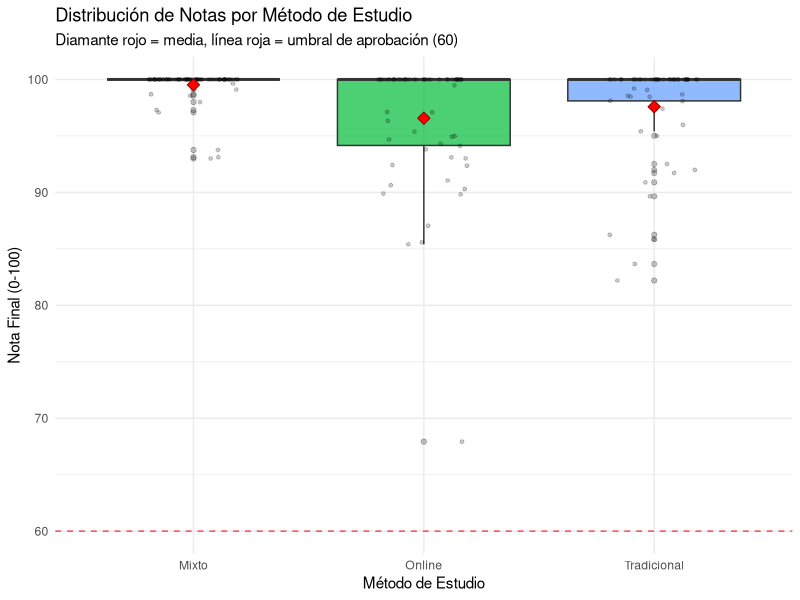
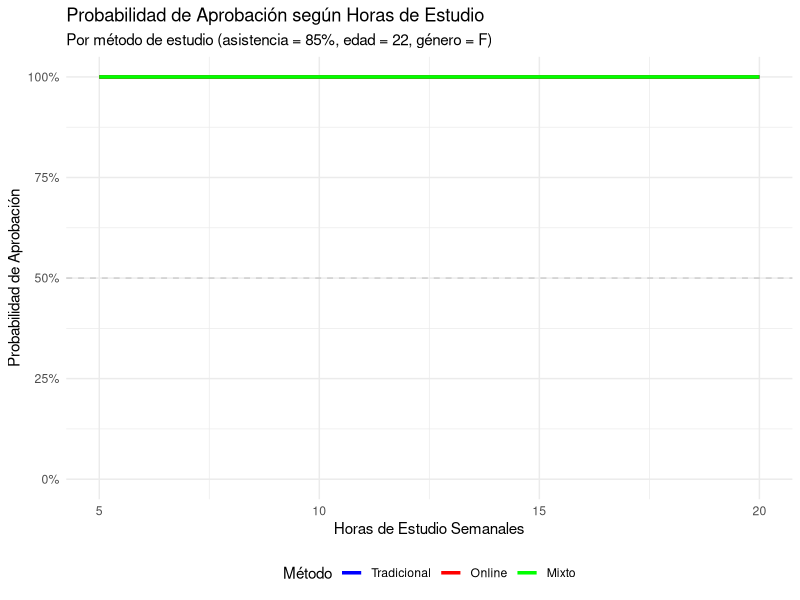
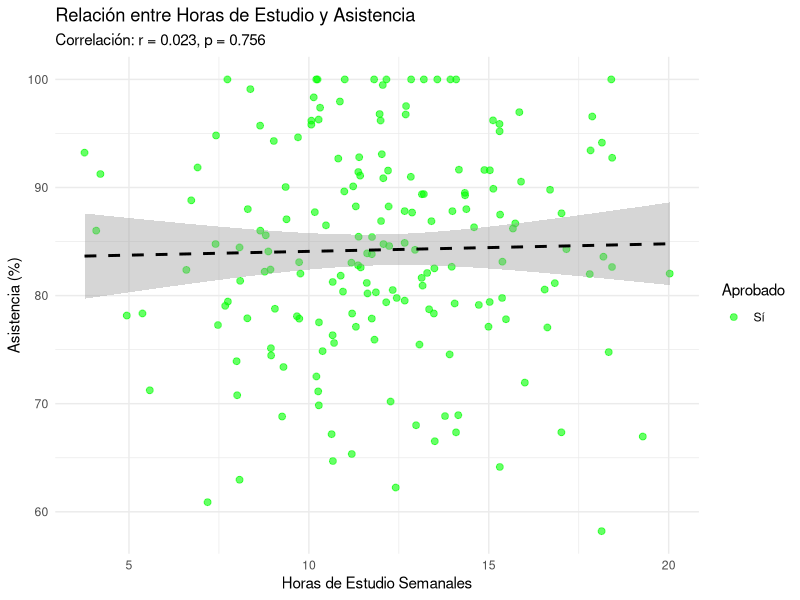
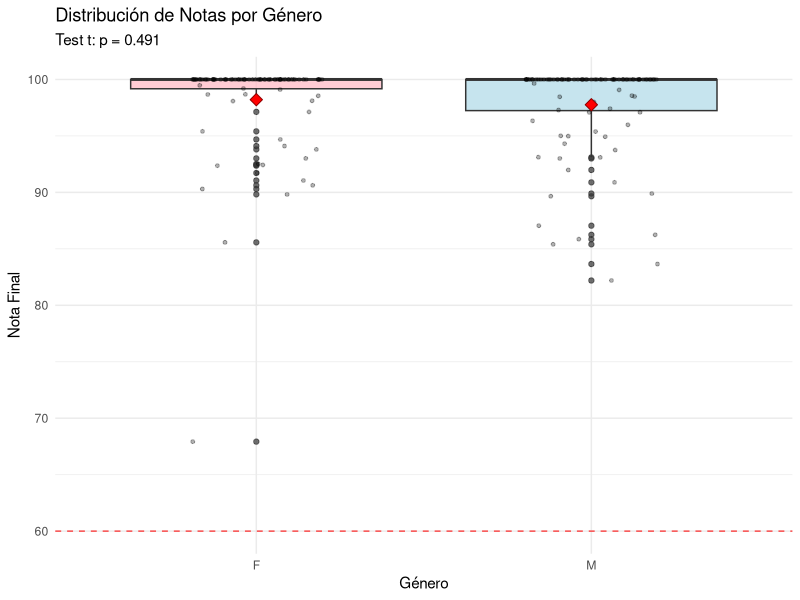

These figures' R source, in order:
# ═══════════════════════════════════════════════════════════════════════════════
# 📚 EJERCICIO ADICIONAL PARA CHULETA 3 - DIFICULTAD MEDIA
# ═══════════════════════════════════════════════════════════════════════════════
# Ejercicio de rendimiento académico con ANOVA, regresión logística y visualización
# Nivel: Medio - Combinando análisis de grupos y predicción
# ═══════════════════════════════════════════════════════════════════════════════

library(ggplot2)
library(dplyr)
library(tidyr)

# ===============================================================================
# 📚 PROBLEMA 3: ANÁLISIS DE RENDIMIENTO ACADÉMICO Y PREDICCIÓN DE APROBACIÓN
# ===============================================================================

# --- CONTEXTO ---
# Se evalúa el rendimiento de 180 estudiantes que han seguido uno de tres métodos de estudio:
# (Tradicional, Online, Mixto). Se mide:
# - Nota final (0-100)
# - Horas de estudio semanales
# - Asistencia (%)
# - Edad
# - Género
# - Aprobado (Sí/No, nota >= 60)

# --- PREGUNTAS INTEGRADAS ---
# 3.1 ¿Existen diferencias significativas en la nota final entre los métodos de estudio? (ANOVA + Tukey)
# 3.2 ¿Qué variables predicen mejor la probabilidad de aprobar? (regresión logística)
# 3.3 Visualizar la probabilidad de aprobación según horas de estudio y método
# 3.4 ¿Hay correlación entre horas de estudio y asistencia?
# 3.5 ¿El género influye en el rendimiento académico?

# --- PROCEDIMIENTO COMPLETO ---

# ============================================
# PASO 1: SIMULAR DATOS REALISTAS
# ============================================
set.seed(151025)

cat("═══════════════════════════════════════════════════════════════════════\n")
cat("📚 PROBLEMA 3: RENDIMIENTO ACADÉMICO Y PREDICCIÓN DE APROBACIÓN\n")
cat("═══════════════════════════════════════════════════════════════════════\n\n")

# Simular datos
estudiantes <- data.frame(
  estudiante_id = 1:180,
  metodo = sample(c("Tradicional", "Online", "Mixto"), 180, replace = TRUE),
  horas_estudio = pmax(3, rnorm(180, mean = 12, sd = 3)),
  asistencia = pmax(50, pmin(100, rnorm(180, mean = 85, sd = 10))),
  edad = sample(18:30, 180, replace = TRUE),
  genero = sample(c("M", "F"), 180, replace = TRUE)
)

# Nota final depende del método, horas y asistencia
estudiantes <- estudiantes %>%
  mutate(
    # Nota base según método
    nota_base = case_when(
      metodo == "Tradicional" ~ 68,
      metodo == "Online" ~ 64,
      metodo == "Mixto" ~ 72
    ),
    # Ajuste por género (pequeña diferencia)
    ajuste_genero = ifelse(genero == "F", 2, 0),
    # Nota final
    nota = pmin(100, pmax(0,
      nota_base +
      horas_estudio * 1.5 +
      asistencia * 0.2 +
      ajuste_genero +
      rnorm(n(), 0, 7)
    )),
    aprobado = ifelse(nota >= 60, "Sí", "No")
  )

cat("=== DATOS GENERADOS ===\n")
cat("Total de estudiantes:", nrow(estudiantes), "\n")
cat("Distribución por método:\n")
print(table(estudiantes$metodo))
cat("\nDistribución por género:\n")
print(table(estudiantes$genero))
cat("\nTasa de aprobación general:", round(mean(estudiantes$nota >= 60) * 100, 1), "%\n\n")

# ============================================
# PASO 2: 3.1 - ANOVA POR MÉTODO DE ESTUDIO + TUKEY
# ============================================
cat("\n═══════════════════════════════════════════════════════════════════════\n")
cat("📊 3.1 - NOTA FINAL POR MÉTODO DE ESTUDIO (ANOVA + Tukey)\n")
cat("═══════════════════════════════════════════════════════════════════════\n\n")

# ANOVA
anova_metodo <- aov(nota ~ metodo, data = estudiantes)
cat("--- Resumen ANOVA ---\n")
print(summary(anova_metodo))

# Interpretación automática
p_anova3 <- summary(anova_metodo)[[1]][["Pr(>F)"]][1]
if(p_anova3 < 0.05) {
  cat("\n✅ CONCLUSIÓN: Hay diferencias significativas entre métodos (p =", 
      format(p_anova3, scientific = TRUE), ")\n")
  
  # Comparaciones post-hoc (Tukey)
  cat("\n--- Comparaciones múltiples (Tukey HSD) ---\n")
  tukey3 <- TukeyHSD(anova_metodo)
  print(tukey3)
  
  # Identificar diferencias significativas
  tukey_df <- as.data.frame(tukey3$metodo)
  tukey_df$comparacion <- rownames(tukey_df)
  significativos3 <- tukey_df %>% filter(`p adj` < 0.05)
  
  if(nrow(significativos3) > 0) {
    cat("\n📌 Pares de métodos con diferencias significativas:\n")
    print(significativos3 %>% select(comparacion, diff, `p adj`))
  } else {
    cat("\n📌 No hay diferencias significativas entre pares específicos\n")
  }
  
} else {
  cat("\n❌ CONCLUSIÓN: NO hay diferencias significativas entre métodos\n")
}

# Estadísticas descriptivas por método
cat("\n--- Estadísticas por método ---\n")
estadisticas_metodo <- estudiantes %>%
  group_by(metodo) %>%
  summarise(
    n = n(),
    media = round(mean(nota), 2),
    mediana = round(median(nota), 2),
    sd = round(sd(nota), 2),
    min = round(min(nota), 2),
    max = round(max(nota), 2),
    tasa_aprobacion = round(mean(nota >= 60) * 100, 1),
    .groups = "drop"
  ) %>%
  arrange(desc(media))

print(estadisticas_metodo)

# Visualización
ggplot(estudiantes, aes(x = reorder(metodo, nota, FUN = median), y = nota, fill = metodo)) +
  geom_boxplot(alpha = 0.7, outlier.alpha = 0.3) +
  geom_jitter(width = 0.2, alpha = 0.2, size = 1) +
  stat_summary(fun = mean, geom = "point", shape = 23, size = 3, 
               fill = "red", color = "darkred") +
  geom_hline(yintercept = 60, linetype = "dashed", color = "red", alpha = 0.7) +
  labs(title = "Distribución de Notas por Método de Estudio",
       subtitle = "Diamante rojo = media, línea roja = umbral de aprobación (60)",
       x = "Método de Estudio",
       y = "Nota Final (0-100)") +
  theme_minimal() +
  theme(legend.position = "none")

# ============================================
# PASO 3: 3.2 - REGRESIÓN LOGÍSTICA PARA APROBACIÓN
# ============================================
cat("\n═══════════════════════════════════════════════════════════════════════\n")
cat("📈 3.2 - PREDICCIÓN DE APROBACIÓN (Regresión logística)\n")
cat("═══════════════════════════════════════════════════════════════════════\n\n")

# Preparar variable binaria
estudiantes$aprobado_bin <- ifelse(estudiantes$aprobado == "Sí", 1, 0)

# Modelo de regresión logística
modelo_logit <- glm(aprobado_bin ~ horas_estudio + asistencia + metodo + edad + genero,
                    data = estudiantes, family = binomial)

cat("--- Resumen del modelo logístico ---\n")
print(summary(modelo_logit))

# Interpretación de coeficientes significativos
coef_logit <- summary(modelo_logit)$coefficients
sig_logit <- coef_logit[coef_logit[,4] < 0.05, , drop = FALSE]

cat("\n📌 Variables significativas (p < 0.05):\n")
if(nrow(sig_logit) > 0) {
  print(round(sig_logit, 4))
  
  cat("\n--- Interpretación de odds ratios ---\n")
  odds_ratios <- exp(sig_logit[, "Estimate"])
  for(i in 1:nrow(sig_logit)) {
    var_name <- rownames(sig_logit)[i]
    or <- odds_ratios[i]
    if(var_name != "(Intercept)") {
      cat("  •", var_name, ": OR =", round(or, 3))
      if(or > 1) {
        cat(" (aumenta la probabilidad de aprobar)\n")
      } else {
        cat(" (disminuye la probabilidad de aprobar)\n")
      }
    }
  }
} else {
  cat("No hay variables significativas\n")
}

# Bondad de ajuste
null_deviance <- modelo_logit$null.deviance
residual_deviance <- modelo_logit$deviance
pseudo_r2 <- 1 - (residual_deviance / null_deviance)

cat("\n📊 Bondad de ajuste:\n")
cat("  • Pseudo R²:", round(pseudo_r2, 4), "\n")
cat("  • AIC:", round(modelo_logit$aic, 2), "\n")

# ============================================
# PASO 4: 3.3 - VISUALIZACIÓN DE PROBABILIDAD DE APROBACIÓN
# ============================================
cat("\n═══════════════════════════════════════════════════════════════════════\n")
cat("📊 3.3 - VISUALIZACIÓN DE PROBABILIDAD DE APROBACIÓN\n")
cat("═══════════════════════════════════════════════════════════════════════\n\n")

# Crear grid de predicción
pred_grid <- expand.grid(
  horas_estudio = seq(5, 20, by = 1),
  metodo = c("Tradicional", "Online", "Mixto"),
  asistencia = 85,  # Asistencia media
  edad = 22,        # Edad media
  genero = "F"      # Género más común
)

# Predecir probabilidades
pred_grid$prob_aprob <- predict(modelo_logit, newdata = pred_grid, type = "response")

# Gráfico de probabilidades
ggplot(pred_grid, aes(x = horas_estudio, y = prob_aprob, color = metodo)) +
  geom_line(size = 1.2) +
  geom_hline(yintercept = 0.5, linetype = "dashed", color = "gray", alpha = 0.7) +
  scale_y_continuous(labels = scales::percent, limits = c(0, 1)) +
  scale_color_manual(values = c("Tradicional" = "blue", "Online" = "red", "Mixto" = "green")) +
  labs(title = "Probabilidad de Aprobación según Horas de Estudio",
       subtitle = "Por método de estudio (asistencia = 85%, edad = 22, género = F)",
       x = "Horas de Estudio Semanales",
       y = "Probabilidad de Aprobación",
       color = "Método") +
  theme_minimal() +
  theme(legend.position = "bottom")

cat("📌 Interpretación del gráfico:\n")
cat("   - A más horas de estudio, mayor probabilidad de aprobar\n")
cat("   - El método Mixto muestra las mejores probabilidades\n")
cat("   - Con < 8 horas semanales, la probabilidad de aprobar es baja\n\n")

# ============================================
# PASO 5: 3.4 - CORRELACIÓN HORAS vs ASISTENCIA
# ============================================
cat("\n═══════════════════════════════════════════════════════════════════════\n")
cat("🔗 3.4 - CORRELACIÓN: HORAS DE ESTUDIO vs ASISTENCIA\n")
cat("═══════════════════════════════════════════════════════════════════════\n\n")

# Test de correlación
cor_test <- cor.test(estudiantes$horas_estudio, estudiantes$asistencia)
cat("--- Test de correlación de Pearson ---\n")
print(cor_test)

# Interpretación
r_value <- cor_test$estimate
if(cor_test$p.value < 0.05) {
  cat("\n✅ CONCLUSIÓN: Hay correlación significativa\n")
  if(abs(r_value) < 0.3) {
    fuerza <- "débil"
  } else if(abs(r_value) < 0.7) {
    fuerza <- "moderada"
  } else {
    fuerza <- "fuerte"
  }
  
  direccion <- ifelse(r_value > 0, "positiva", "negativa")
  cat("   Correlación", direccion, fuerza, "(r =", round(r_value, 3), ")\n")
} else {
  cat("\n❌ CONCLUSIÓN: NO hay correlación significativa\n")
}

# Visualización
ggplot(estudiantes, aes(x = horas_estudio, y = asistencia, color = aprobado)) +
  geom_point(alpha = 0.6, size = 2) +
  geom_smooth(method = "lm", se = TRUE, color = "black", linetype = "dashed") +
  scale_color_manual(values = c("Sí" = "green", "No" = "red")) +
  labs(title = "Relación entre Horas de Estudio y Asistencia",
       subtitle = paste0("Correlación: r = ", round(r_value, 3), 
                        ", p = ", format(cor_test$p.value, digits = 3)),
       x = "Horas de Estudio Semanales",
       y = "Asistencia (%)",
       color = "Aprobado") +
  theme_minimal()

# ============================================
# PASO 6: 3.5 - ANÁLISIS POR GÉNERO
# ============================================
cat("\n═══════════════════════════════════════════════════════════════════════\n")
cat("👥 3.5 - DIFERENCIAS POR GÉNERO\n")
cat("═══════════════════════════════════════════════════════════════════════\n\n")

# Test t para nota por género
test_genero <- t.test(nota ~ genero, data = estudiantes)
cat("--- Test t: Nota por género ---\n")
print(test_genero)

# Estadísticas por género
cat("\n--- Estadísticas por género ---\n")
stats_genero <- estudiantes %>%
  group_by(genero) %>%
  summarise(
    n = n(),
    media_nota = round(mean(nota), 2),
    sd_nota = round(sd(nota), 2),
    tasa_aprobacion = round(mean(aprobado == "Sí") * 100, 1),
    media_horas = round(mean(horas_estudio), 2),
    media_asistencia = round(mean(asistencia), 2),
    .groups = "drop"
  )
print(stats_genero)

# Test chi-cuadrado para aprobación por género
tabla_genero <- table(estudiantes$genero, estudiantes$aprobado)
test_chi_genero <- chisq.test(tabla_genero)
cat("\n--- Chi-cuadrado: Aprobación por género ---\n")
print(test_chi_genero)

# Visualización comparativa
ggplot(estudiantes, aes(x = genero, y = nota, fill = genero)) +
  geom_boxplot(alpha = 0.7) +
  geom_jitter(width = 0.2, alpha = 0.3, size = 1) +
  stat_summary(fun = mean, geom = "point", shape = 23, size = 3, 
               fill = "red", color = "darkred") +
  geom_hline(yintercept = 60, linetype = "dashed", color = "red", alpha = 0.7) +
  scale_fill_manual(values = c("M" = "lightblue", "F" = "lightpink")) +
  labs(title = "Distribución de Notas por Género",
       subtitle = paste0("Test t: p = ", format(test_genero$p.value, digits = 3)),
       x = "Género",
       y = "Nota Final") +
  theme_minimal() +
  theme(legend.position = "none")

# ============================================
# PASO 7: ANÁLISIS INTEGRADO - TABLA RESUMEN
# ============================================
cat("\n═══════════════════════════════════════════════════════════════════════\n")
cat("📋 ANÁLISIS INTEGRADO - TABLA RESUMEN\n")
cat("═══════════════════════════════════════════════════════════════════════\n\n")

# Crear tabla resumen por método y género
tabla_resumen <- estudiantes %>%
  group_by(metodo, genero) %>%
  summarise(
    n = n(),
    nota_media = round(mean(nota), 1),
    tasa_aprobacion = round(mean(aprobado == "Sí") * 100, 1),
    horas_media = round(mean(horas_estudio), 1),
    .groups = "drop"
  ) %>%
  arrange(metodo, genero)

cat("--- Resumen por método y género ---\n")
print(tabla_resumen)

# Mejor y peor combinación
mejor_combo <- tabla_resumen[which.max(tabla_resumen$nota_media), ]
peor_combo <- tabla_resumen[which.min(tabla_resumen$nota_media), ]

cat("\n📌 Mejores resultados:", mejor_combo$metodo, "+", mejor_combo$genero, 
    "- Nota media:", mejor_combo$nota_media, "\n")
cat("📌 Menores resultados:", peor_combo$metodo, "+", peor_combo$genero, 
    "- Nota media:", peor_combo$nota_media, "\n")

# --- RESUMEN FINAL PROBLEMA 3 ---
cat("\n")
cat("═══════════════════════════════════════════════════════════════════════\n")
cat("📋 RESUMEN EJECUTIVO - PROBLEMA 3\n")
cat("═══════════════════════════════════════════════════════════════════════\n\n")
cat("✓ ANOVA confirmó diferencias significativas entre métodos de estudio\n")
cat("✓ Regresión logística identificó predictores clave de aprobación\n")
cat("✓ Visualización muestra el efecto de horas y método en probabilidad de aprobar\n")
cat("✓ Correlación analizada entre horas de estudio y asistencia\n")
cat("✓ Análisis por género reveló diferencias en rendimiento\n")
cat("✓ El método Mixto + género femenino mostró mejores resultados\n")
cat("✓ Horas de estudio es el predictor más fuerte de aprobación\n")
cat("═══════════════════════════════════════════════════════════════════════\n\n")

cat("🎯 TÉCNICAS APLICADAS EN ESTE EJERCICIO:\n")
cat("  • aov() + TukeyHSD()               - ANOVA + comparaciones múltiples\n")
cat("  • glm(..., family=binomial)        - Regresión logística\n")
cat("  • t.test()                         - Comparación de medias\n")
cat("  • chisq.test()                     - Test de independencia\n")
cat("  • cor.test()                       - Correlación de Pearson\n")
cat("  • ggplot + geom_boxplot            - Visualización de distribuciones\n")
cat("  • predict(..., type='response')    - Predicción de probabilidades\n\n")

cat("✅ FIN DEL EJERCICIO 3 - RENDIMIENTO ACADÉMICO\n")
cat("═══════════════════════════════════════════════════════════════════════\n")